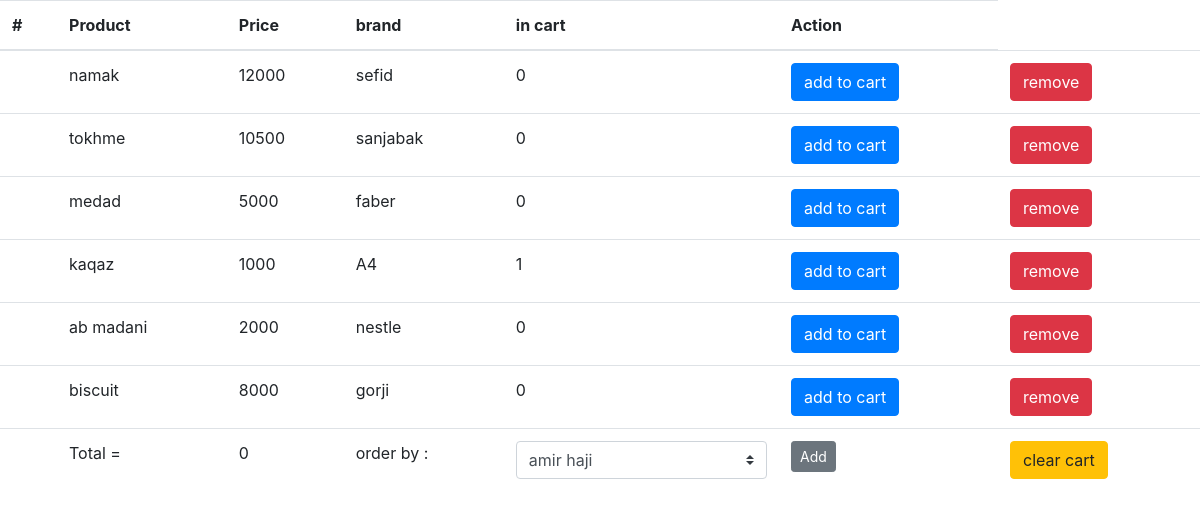
Page /cart/ on the committed database.
### app/models.py (models this page shows)
class Product(models.Model):
    name = models.CharField(max_length=32)
    brand = models.CharField(max_length=32)
    price = models.PositiveIntegerField(default=0)
    PR_id = models.PositiveIntegerField(default=0)
    PR_number = models.PositiveIntegerField(default=0)
    Total = 0

### app/views.py (the view, shortened to what this page needs)
# urls.py: path('cart/' ,  MyView4.as_view()),
class MyView4(TemplateView):
    template_name = 'cart.html'
    def get_context_data(self, *args, **kwargs):
        context = super().get_context_data(*args, **kwargs)
        context['products'] =  Product.objects.all()
        context['Product'] = Product.Total
        context['Costumers'] = Costumer.objects.all()
        return context

### app/templates/cart.html (shortened to what this page needs)
<!DOCTYPE html>
<html lang="en">
<head>
    <link rel="stylesheet" href="https://maxcdn.bootstrapcdn.com/bootstrap/4.0.0/css/bootstrap.min.css">
</head>
<body>
    <table class="table">
        <thead>
          <tr>
            <th scope="col">#</th>
            <th scope="col">Product</th>
            <th scope="col">Price</th>
            <th scope="col">brand</th>
            <th scope="col">in cart</th>
            <th scope="col">Action</th>
          </tr>
        </thead>
        <tbody>
          <tr>
              {% for product in products %}
              <tr>
                <th scope="row"></th>
                <td>{{ product.name }}</td>
                <td>{{ product.price }}</td>
                <td>{{ product.brand }}</td>
                <td>{{ product.PR_number }}</td>
                <td>
                    <form method="POST">
                        <input type="submit" class="btn btn-primary" value="add to cart">
                    </form></td><td>
                    <form method="POST">
                        <input type="submit" class="btn btn-danger" value="remove">
                    </form>
                </td>
              </tr>
              {% endfor %}
              <tr>
                <th scope="row"></th>
                <td>Total = </td>
                <td>{{ Product }}</td>
                <td>order by :</td>
                <form method="POST">
                <td>
                <select name = "buyer" class="custom-select">
                     {% for costumer in Costumers %}
                      <option value= {{costumer.Cname }} >{{ costumer.Cname }} </option>
                   {% endfor %}
                </select>
                  </td>
                  <td>
                    <input type="submit" class="btn btn-secondary btn-sm" value="Add">
                  </td>
                  <td>
                    <input type="submit" class="btn btn-warning" value="clear cart">
                  </td>
              </form>
                </tr>
        </tbody>
      </table>
</body>
</html>

### rows in the picture
Product: name "namak", price "12000", brand "sefid", PR_number "0"
Product: name "tokhme", price "10500", brand "sanjabak", PR_number "0"
Product: name "medad", price "5000", brand "faber", PR_number "0"
Product: name "kaqaz", price "1000", brand "A4", PR_number "1"
Product: name "ab madani", price "2000", brand "nestle", PR_number "0"
Product: name "biscuit", price "8000", brand "gorji", PR_number "0"

### other values in the picture
{{ Product }} "0"
form field buyer "amir haji"
